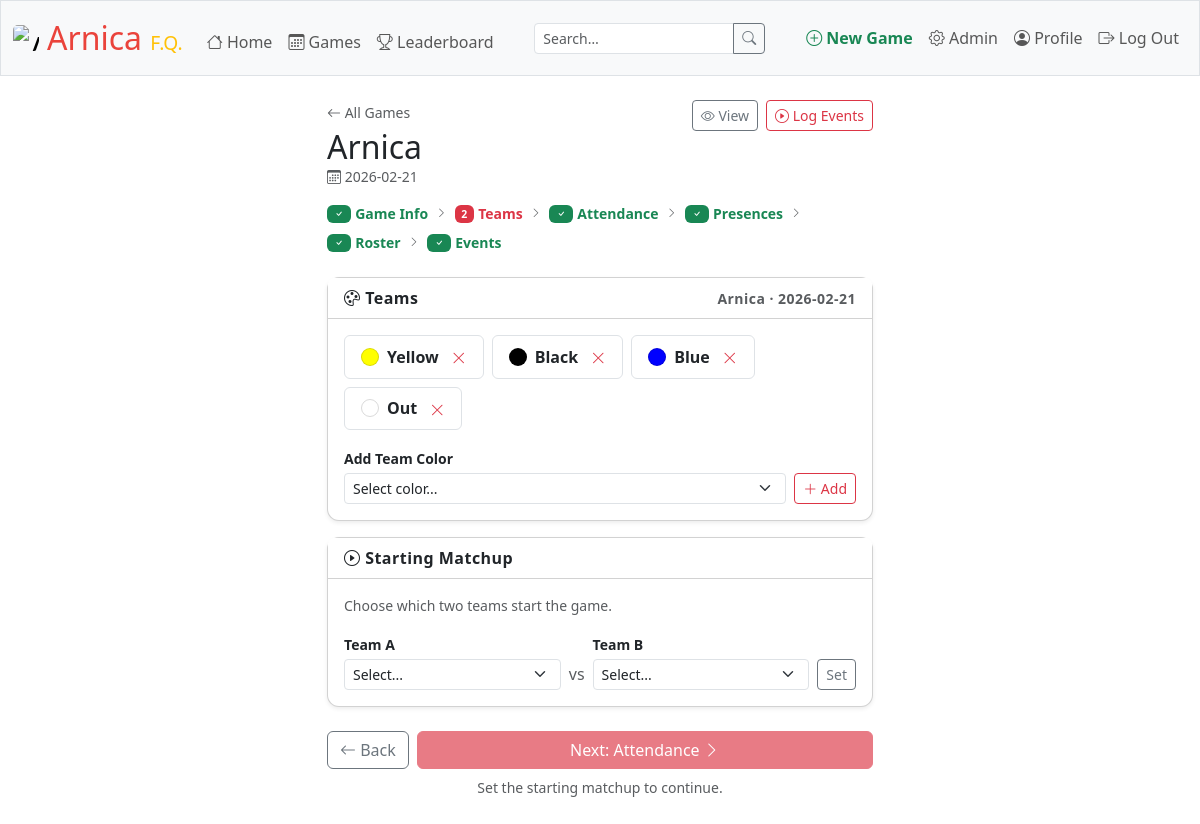
Screenshot of /games/6/teams (signed in) with the database file from the repository.
### tables this page shows
CREATE TABLE games (
    id          INTEGER PRIMARY KEY AUTOINCREMENT NOT NULL,
    title       TEXT NOT NULL,
    date        DATE NOT NULL,
    youtube_url TEXT,
    location_id INTEGER NOT NULL,
    video_start TEXT CHECK(video_start GLOB '[0-9][0-9]:[0-9][0-9]:[0-9][0-9]'),
    video_end   TEXT CHECK(video_end   GLOB '[0-9][0-9]:[0-9][0-9]:[0-9][0-9]'),
    FOREIGN KEY(location_id) REFERENCES locations(id) ON DELETE RESTRICT
);

CREATE TABLE teams (
    id      INTEGER PRIMARY KEY AUTOINCREMENT NOT NULL,
    game_id INTEGER NOT NULL,
    color   TEXT    NOT NULL,
    FOREIGN KEY(game_id) REFERENCES games(id) ON DELETE CASCADE,
    UNIQUE(game_id, color)
);

### app.py (the view, shortened to what this page needs)
@app.route("/games/<int:game_id>/teams", methods=["GET", "POST"])
@login_required
@role_required("admin", "editor")
def manage_teams(game_id):
    game = db.execute("SELECT * FROM games WHERE id = ?", game_id)
    if not game:
        return apology("Game not found", 404)
    game = game[0]
    teams = db.execute("SELECT * FROM teams WHERE game_id = ? ORDER BY id", game_id)
    initial_segment = db.execute("""
        SELECT * FROM segments WHERE game_id = ? AND started_at = '00:00:00'
    """, game_id)
    initial_segment = initial_segment[0] if initial_segment else None
    if request.method == "GET":
        steps_done = get_steps_done(db, game_id)
        return render_template("teams.html",
            game=game,
            teams=teams,
            steps_done=steps_done,
            initial_segment=initial_segment
        )

### app.py (called while the page is built)
def get_steps_done(db, game_id):
    if not game_id:
        return set()
    done = {1}  # game info always done if we have a game_id
    checks = [
        (2, "SELECT 1 FROM teams          WHERE game_id = ? LIMIT 1"),
        (3, "SELECT 1 FROM whatsapp_list  WHERE game_id = ? LIMIT 1"),
        (4, "SELECT 1 FROM presences      WHERE game_id = ? LIMIT 1"),
        (5, "SELECT 1 FROM roster_entries WHERE game_id = ? LIMIT 1"),
        (6, "SELECT 1 FROM roster_entries WHERE game_id = ? LIMIT 1"), #because once there is roster entries it should be ok to access events
    ]
    for step, sql in checks:
        if db.execute(sql, game_id):
            done.add(step)
    return done

@app.after_request
def after_request(response):
    response.headers["Cache-Control"] = "no-cache, no-store, must-revalidate"
    response.headers["Expires"] = 0
    response.headers["Pragma"] = "no-cache"
    return response

### helpers.py (called while the page is built)
def login_required(f):
    @wraps(f)
    def decorated_function(*args, **kwargs):
        if session.get("user_id") is None:
            return redirect("/login")
        return f(*args, **kwargs)
    return decorated_function

def role_required(*roles):
    def decorator(f):
        @wraps(f)
        def decorated_function(*args, **kwargs):
            if session.get("role") not in roles:
                return apology("Access denied", 403)
            return f(*args, **kwargs)
        return decorated_function
    return decorator

### templates/teams.html (shortened to what this page needs)
{% extends "layout.html" %}
{% from "_macros.html" import game_header, game_steps %}
{% block main %}
<div class="row justify-content-center">
    <div class="col-md-7 col-lg-6">
        {{ game_header(game) }}
        {{ game_steps(2, game.id, done=steps_done) }}
        <div class="card shadow-sm mb-3">
            <div class="card-header bg-white d-flex justify-content-between align-items-center">
                <span><i class="bi bi-palette"></i> Teams</span>
                <span class="text-muted small">{{ game.title }} · {{ game.date }}</span>
            </div>
            <div class="card-body">
                {% if teams %}
                    <div class="d-flex flex-wrap gap-2 mb-3">
                        {% for team in teams %}
                            <div class="d-flex align-items-center gap-2 border rounded px-3 py-2">
                                <span style="width:18px;height:18px;border-radius:50%;background-color:{{ team.color }};border:1px solid rgba(0,0,0,0.15);display:inline-block;flex-shrink:0"></span>
                                <span class="fw-semibold text-capitalize">{{ team.color }}</span>
                                <form action="/games/{{ game.id }}/teams" method="post" class="mb-0">
                                    <button class="btn btn-sm btn-link text-danger p-0 ms-1" type="submit">
                                        <i class="bi bi-x-lg"></i>
                                    </button>
                                </form>
                            </div>
                        {% endfor %}
                    </div>
                {% else %}
                    <p class="text-muted small mb-3">No teams yet. Add at least 2 to continue.</p>
                {% endif %}
                <form action="/games/{{ game.id }}/teams" method="post">
                    <div class="d-flex gap-2 align-items-end">
                        <div class="flex-grow-1">
                            <label class="form-label small fw-semibold mb-1">Add Team Color</label>
                            <select class="form-select form-select-sm" id="color-select" name="color" onchange="toggleCustom(this)">
                                <option value="" disabled selected>Select color...</option>
                            </select>
                        </div>
                        <button class="btn btn-sm btn-outline-danger flex-shrink-0" type="submit">
                            <i class="bi bi-plus-lg"></i> Add
                        </button>
                    </div>
                </form>
            </div>
        </div>
        {% if teams | length >= 2 %}
        <div class="card shadow-sm mb-4">
            <div class="card-header bg-white">
                <i class="bi bi-play-circle"></i> Starting Matchup
            </div>
            <div class="card-body">
                {% if initial_segment %}
                    {% set team_a = teams | selectattr('id', 'equalto', initial_segment.team_a_id) | first %}
                    {% set team_b = teams | selectattr('id', 'equalto', initial_segment.team_b_id) | first %}
                    <div class="d-flex align-items-center gap-3 mb-3">
                        <div class="d-flex align-items-center gap-2">
                            <span style="width:16px;height:16px;border-radius:50%;background:{{ team_a.color if team_a else '#aaa' }};border:1px solid rgba(0,0,0,0.15);display:inline-block"></span>
                            <span class="fw-semibold text-capitalize">{{ team_a.color if team_a else '?' }}</span>
                        </div>
                        <span class="text-muted">vs</span>
                        <div class="d-flex align-items-center gap-2">
                            <span style="width:16px;height:16px;border-radius:50%;background:{{ team_b.color if team_b else '#aaa' }};border:1px solid rgba(0,0,0,0.15);display:inline-block"></span>
                            <span class="fw-semibold text-capitalize">{{ team_b.color if team_b else '?' }}</span>
                        </div>
                        <span class="text-muted small ms-auto">starts at 00:00:00</span>
                    </div>
                {% else %}
                    <p class="text-muted small mb-3">Choose which two teams start the game.</p>
                {% endif %}
                <form action="/games/{{ game.id }}/teams" method="post">
                    <div class="d-flex gap-2 align-items-end">
                        <div class="flex-grow-1">
                            <label class="form-label small fw-semibold mb-1">Team A</label>
                            <select class="form-select form-select-sm" name="start_team_a" required>
                                <option value="" disabled selected>Select...</option>
                            </select>
                        </div>
                        <span class="text-muted pb-1">vs</span>
                        <div class="flex-grow-1">
                            <label class="form-label small fw-semibold mb-1">Team B</label>
                            <select class="form-select form-select-sm" name="start_team_b" required>
                                <option value="" disabled selected>Select...</option>
                            </select>
                        </div>
                        <button class="btn btn-sm btn-outline-secondary flex-shrink-0" type="submit">
                            {{ 'Update' if initial_segment else 'Set' }}
                        </button>
                    </div>
                </form>
            </div>
        </div>
        {% endif %}
        <div class="d-flex gap-2">
            <a href="/games/{{ game.id }}/edit" class="btn btn-outline-secondary">
                <i class="bi bi-arrow-left"></i> Back
            </a>
            <form action="/games/{{ game.id }}/teams" method="post" class="flex-grow-1">
                <button class="btn btn-danger w-100" type="submit"
                        {% if teams|length < 2 or not initial_segment %}disabled{% endif %}>
                    Next: Attendance <i class="bi bi-chevron-right"></i>
                </button>
            </form>
        </div>
        {% if teams|length < 2 %}
            <p class="text-muted small text-center mt-2">Add at least 2 teams to continue.</p>
        {% elif not initial_segment %}
            <p class="text-muted small text-center mt-2">Set the starting matchup to continue.</p>
        {% endif %}
    </div>
</div>
{% endblock %}

### templates/_macros.html (shortened to what this page needs)
{% macro game_header(game=None) %}
<div class="d-flex justify-content-between align-items-start mb-3">
    <div>
        <a href="/games" class="text-muted small text-decoration-none">
            <i class="bi bi-arrow-left"></i> All Games
        </a>
        {% if game %}
            <h2 class="mt-1 mb-0">{{ game.title }}</h2>
            <div class="text-muted small">
                {% if game.date %}<i class="bi bi-calendar3"></i> {{ game.date }}{% endif %}
            </div>
        {% else %}
            <h2 class="mt-1 mb-0">New Game</h2>
        {% endif %}
    </div>
    {% if game %}
        <div class="d-flex gap-2">
            <a href="/games/{{ game.id }}" class="btn btn-sm btn-outline-secondary">
                <i class="bi bi-eye"></i> View
            </a>
            <a href="/games/{{ game.id }}/events" class="btn btn-sm btn-outline-danger">
                <i class="bi bi-play-circle"></i> Log Events
            </a>
        </div>
    {% endif %}
</div>
{% endmacro %}
{% macro game_steps(current, game_id=None, done=()) %}
{% set steps = [
    (1, "Game Info",   game_id | string + "/edit"       if game_id else None),
    (2, "Teams",       game_id | string + "/teams"      if game_id else None),
    (3, "Attendance",  game_id | string + "/attendance" if game_id else None),
    (4, "Presences",   game_id | string + "/presences"  if game_id else None),
    (5, "Roster",      game_id | string + "/roster"     if game_id else None),
    (6, "Events",      game_id | string + "/events"     if game_id else None),
] %}
<div class="d-flex align-items-center gap-2 mb-4 text-muted small flex-wrap">
    {% for num, label, path in steps %}
        {% set is_done = (num < current) or (num in done) %}
        {% set is_current = (num == current) %}
        {% set is_clickable = is_done and path and (num != current) %}
        {% if is_current %}
            <span class="d-inline-flex align-items-center gap-1 fw-semibold text-danger">
                <span class="badge bg-danger text-white">{{ num }}</span>
                <span class="d-none d-sm-inline">{{ label }}</span>
            </span>
        {% elif is_clickable %}
            <a href="/games/{{ path }}"
               class="d-inline-flex align-items-center gap-1 text-decoration-none text-success fw-semibold"
               title="Go to {{ label }}">
                <span class="badge bg-success text-white"><i class="bi bi-check"></i></span>
                <span class="d-none d-sm-inline">{{ label }}</span>
            </a>
        {% else %}
            <span class="d-inline-flex align-items-center gap-1 text-muted">
                <span class="badge bg-light text-muted border">{{ num }}</span>
                <span class="d-none d-sm-inline">{{ label }}</span>
            </span>
        {% endif %}
        {% if not loop.last %}
            <i class="bi bi-chevron-right text-muted" style="font-size:0.65rem"></i>
        {% endif %}
    {% endfor %}
</div>
{% endmacro %}

### static/styles.css (style rules this page uses)
.card { border-radius: 0.75rem; }
.card-header { font-weight: 600; letter-spacing: 0.03em; }

### rows the page displays
games: title "Arnica", date "2026-02-21"
teams: color "Yellow"
teams: color "Black"
teams: color "Blue"
teams: color "Out"

### other values shown
{{ label }} "Game Info" "Attendance" "Presences" "Roster" "Events"
{{ num }} "2"
{{ label }} "Teams"
{{ 'Update' if initial_segment else 'Set' }} "Set"
